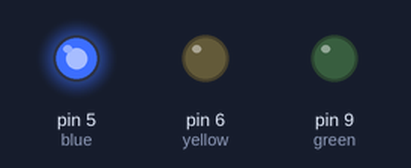
The sketch below on a simulated Arduino Uno, built with avr-gcc and run on an emulated ATmega328P. On the bench: output pins drawn as LEDs (lit = HIGH).

Above: at 0.2 s.
At 0.7 s:
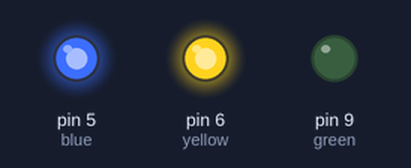
At 1.7 s:
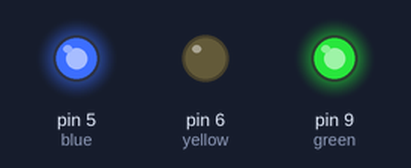
At 2.7 s:
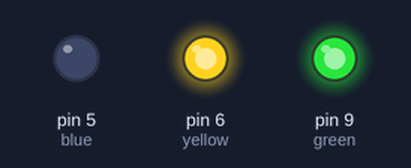
Timing chart, 0 to 3.5 s (numbered marks = the images above):
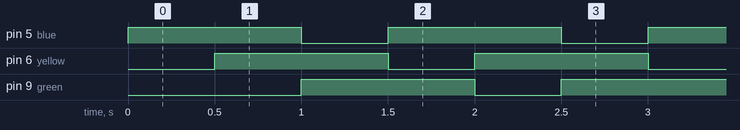

The sketch:

mega88_3color_pwm_blinc.ino
```cpp
#define blue 5
#define yellow 6
#define green 9

void setup() {
  pinMode(blue,OUTPUT);
  pinMode(yellow,OUTPUT);
  pinMode(green,OUTPUT);
}

void loop() {

  digitalWrite(yellow,LOW);
  digitalWrite(blue,HIGH);
  delay(500);
  digitalWrite(green,LOW);
  digitalWrite(yellow,HIGH);
  delay(500);
  digitalWrite(blue,LOW);
  digitalWrite(green,HIGH);
  delay(500);

}
```

Measured:
- by itself, pin 5 (blue), pin 6 (yellow), pin 9 (green): alternates HIGH for 1.0 s and LOW for 0.50 s
- by itself, everything shown: repeats every 1.5 s, in 3 steps
